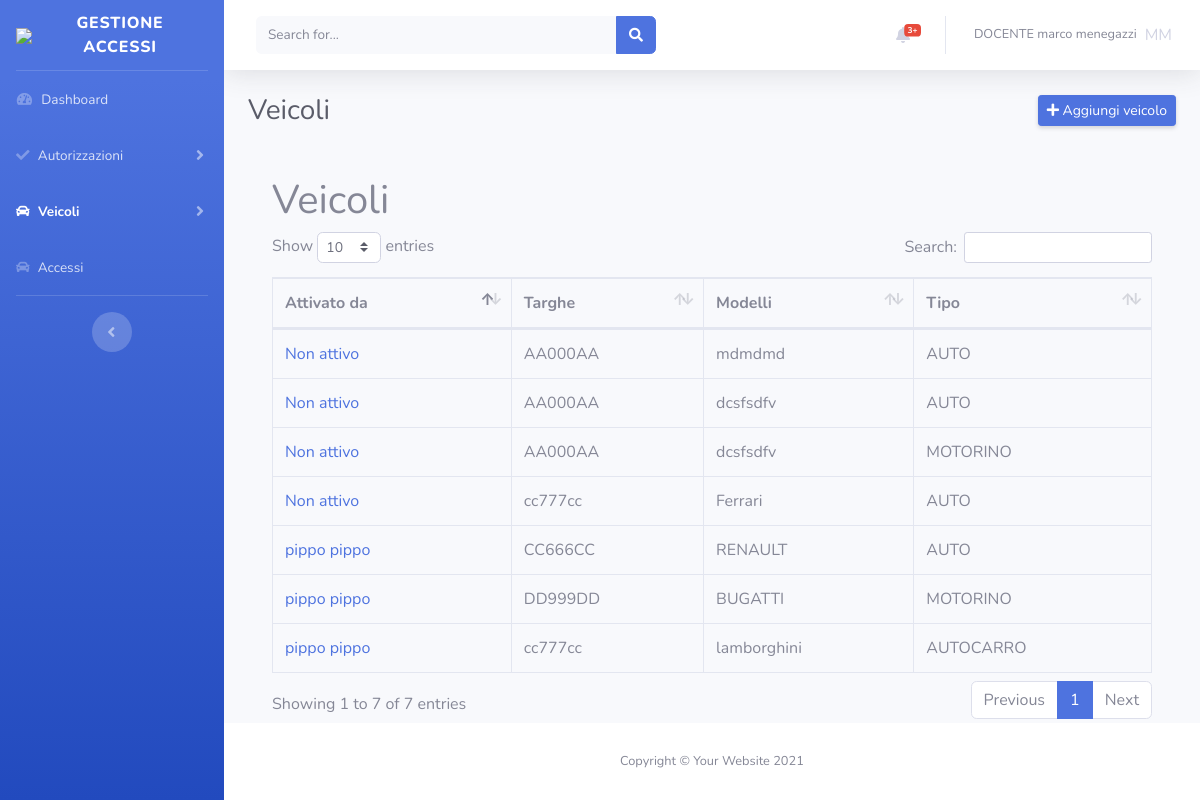
The app's page /index.php?page_id=6 (signed in) with its own data.
### tables this page shows
CREATE TABLE `VEICOLI` (
  `ID` int(11) NOT NULL,
  `TARGA` varchar(7) NOT NULL,
  `MODELLO` varchar(256) NOT NULL,
  `ID_TIPO` int(11) NOT NULL,
  `ID_UTENTE` int(11) NOT NULL,
  `SALVATO` tinyint(1) NOT NULL DEFAULT '0',
  `ID_ADMIN` int(11) DEFAULT NULL
);

CREATE TABLE `UTENTI` (
  `ID` int(11) NOT NULL,
  `NOME` varchar(256) NOT NULL,
  `COGNOME` varchar(256) NOT NULL,
  `TELEFONO` varchar(256) NOT NULL,
  `CODICE_FISCALE` varchar(16) NOT NULL,
  `EMAIL` varchar(256) NOT NULL,
  `PASSWORD` varchar(256) NOT NULL,
  `ID_RUOLO` int(11) NOT NULL
);

CREATE TABLE `TIPI_VEICOLO` (
  `ID` int(11) NOT NULL,
  `DESCRIZIONE` varchar(256) NOT NULL
);

### database.php (called while the page is built)
<?php
class Database
{
    protected static  $conn;
    public static function connect(){
        self::$conn = new mysqli("localhost", "root", "root", "info5bia_targhe");
    }
    public static function query(string $sql){
        return self::$conn->query($sql);
    }
}

### pages/veicoli.php (the view, shortened to what this page needs)
<?php
$query = "SELECT v.ID, v.TARGA, v.MODELLO, tv.DESCRIZIONE AS TIPO, u.EMAIL AS UTENTE, v.SALVATO, u2.NOME AS ADMIN_NOME, u2.COGNOME AS ADMIN_COGNOME
FROM VEICOLI v
INNER JOIN TIPI_VEICOLO tv ON tv.ID = v.ID_TIPO
INNER JOIN UTENTI u ON u.ID = v.ID_UTENTE
LEFT JOIN UTENTI u2 ON u2.ID = v.ID_ADMIN";
if($_SESSION['user']['RUOLO'] !== "ADMIN"){
    $query .= " WHERE v.ID_UTENTE = " . $_SESSION['user']['ID'];
}
$veicoli = Database::query($query);
Components::heading("Veicoli", "fas fa-plus", "Aggiungi veicolo", "index.php?page_id=7", "btn btn-primary") ?>
<div class="container mt-5">
<h1>Veicoli</h1>
<table class="table table-bordered" id="dataTable">
    <thead>
        <tr>
            <th>Attivato da</th>
            <th data-sort="Targhe">Targhe</th>
            <th data-sort="Modelli">Modelli</th>
            <th data-sort="ID_Tipo">Tipo</th>
        </tr>
    </thead>
    <tbody>
        <?php while($veicolo = $veicoli->fetch_assoc()): ?>
            <tr>
                <td><a href="index.php?page_id=7&id_veicolo=<?= $veicolo['ID'] ?>"><?= $veicolo['SALVATO'] == 1 ? $veicolo['ADMIN_NOME'] . " " . $veicolo['ADMIN_COGNOME'] : "Non attivo" ?></a></td>
                <td><?= $veicolo['TARGA'] ?></td>
                <td><?= $veicolo['MODELLO'] ?></td>
                <td><?= $veicolo['TIPO'] ?></td>
            </tr>
        <?php endwhile; ?>
    </tbody>
</table>
</div>

### records on screen
veicoli: ID_ADMIN.NOME "pippo", ID_ADMIN.COGNOME "pippo", TARGA "CC666CC", MODELLO "RENAULT", ID_TIPO.DESCRIZIONE "AUTO"
veicoli: ID_ADMIN.NOME "pippo", ID_ADMIN.COGNOME "pippo", TARGA "DD999DD", MODELLO "BUGATTI", ID_TIPO.DESCRIZIONE "MOTORINO"
veicoli: SALVATO "Non attivo", TARGA "AA000AA", MODELLO "mdmdmd", ID_TIPO.DESCRIZIONE "AUTO"
veicoli: SALVATO "Non attivo", TARGA "AA000AA", MODELLO "dcsfsdfv", ID_TIPO.DESCRIZIONE "AUTO"
veicoli: SALVATO "Non attivo", TARGA "AA000AA", MODELLO "dcsfsdfv", ID_TIPO.DESCRIZIONE "MOTORINO"
veicoli: SALVATO "Non attivo", TARGA "cc777cc", MODELLO "Ferrari", ID_TIPO.DESCRIZIONE "AUTO"
veicoli: ID_ADMIN.NOME "pippo", ID_ADMIN.COGNOME "pippo", TARGA "cc777cc", MODELLO "lamborghini", ID_TIPO.DESCRIZIONE "AUTOCARRO"

### other values on screen
$item["name"] "Dashboard"
$item["name"] "Autorizzazioni"
$item["name"] "Veicoli"
$item["name"] "Accessi"
$current_user['RUOLO'] "DOCENTE"
$current_user['NOME'] "marco"
$current_user['COGNOME'] "menegazzi"
$initials "MM"
$title "Veicoli"
$link "Aggiungi veicolo"
